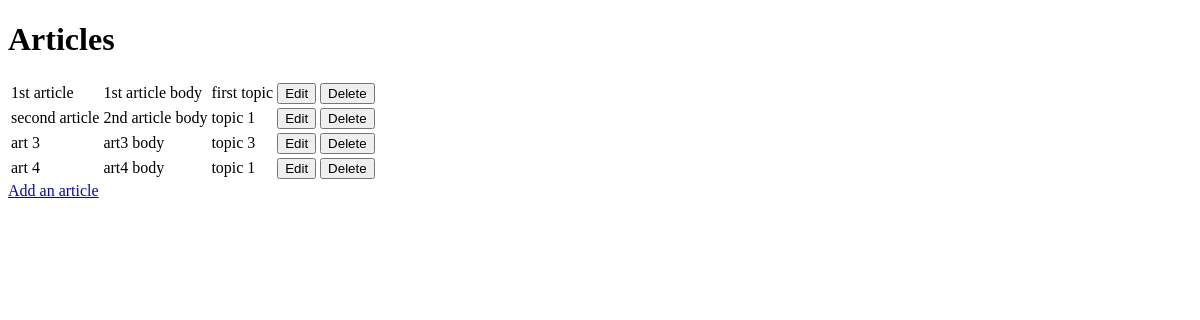
Before: / with the older database file.
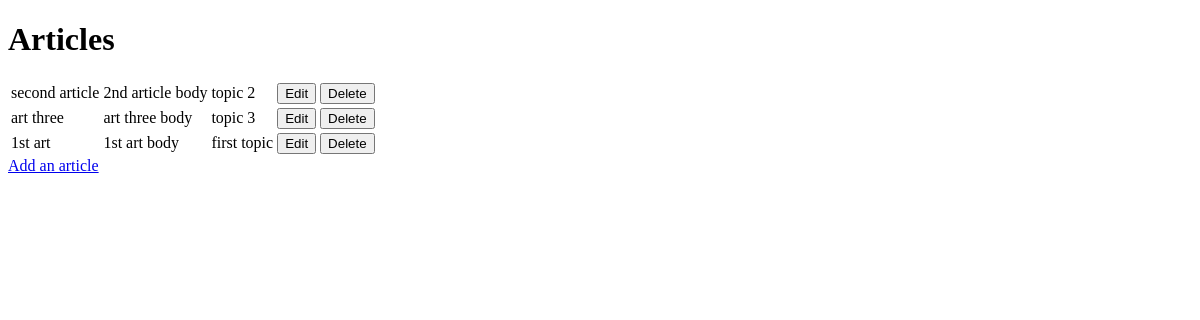
After: the same page with the newer database file.
### crud/models.py (models this page shows, shortened)
class Article(models.Model):
    title = models.CharField(max_length=100, null=False, blank=False)
    body = models.CharField(max_length=1500, null=False, blank=False)
    topic = models.ForeignKey("Topic", on_delete=models.CASCADE)

class Topic(models.Model):
    name = models.CharField(max_length=50, null=False, blank=False)
    def __str__(self):
        return self.name

### crud/views.py (the view)
# urls.py: path('', views.get_article, name='get_article'),
def get_article(request):
    articles = Article.objects.all()
    context = {
        'articles': articles
    }
    return render(request, 'crud/get_article.html', context)

### crud/templates/crud/get_article.html (shortened to what this page needs)
<!DOCTYPE html>
<html lang="en">
<head>
</head>
<body>
    <h1>Articles</h1>
    <table>
        {% for article in articles %}
        <tr>
            <td>{{ article.title }}</td>
            <td>{{ article.body }}</td>
            <td>{{ article.topic }}</td>
            <td>
                <a href="/edit/{{ article.id }}"><button>Edit</button></a>
            </td>
            <td>
                <a href="/delete/{{ article.id }}"><button>Delete</button></a>
            </td>
        </tr>
        {% endfor %}
    </table>
    <a href="/add"> Add an article</a>
</body>
</html>

Changed rows visible on the page:
removed Article: title "1st article", body "1st article body", topic "first topic"
removed Article: title "art 4", body "art4 body", topic "topic 1"
changed Article "second article": topic "topic 1" → "topic 2"
changed Article "topic 3": title "art 3" → "art three"; body "art3 body" → "art three body"
added Article: title "1st art", body "1st art body", topic "first topic"
